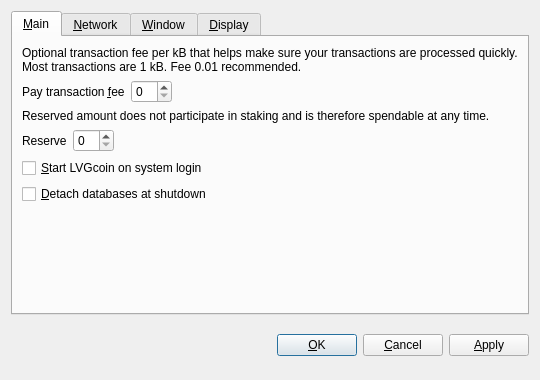
<?xml version="1.0" encoding="UTF-8"?>
<ui version="4.0">
 <class>OptionsDialog</class>
 <widget class="QDialog" name="OptionsDialog">
  <property name="geometry">
   <rect>
    <x>0</x>
    <y>0</y>
    <width>540</width>
    <height>380</height>
   </rect>
  </property>
  <property name="windowTitle">
   <string>Options</string>
  </property>
  <property name="modal">
   <bool>true</bool>
  </property>
  <layout class="QVBoxLayout" name="verticalLayout">
   <item>
    <widget class="QTabWidget" name="tabWidget">
     <property name="tabPosition">
      <enum>QTabWidget::North</enum>
     </property>
     <property name="currentIndex">
      <number>0</number>
     </property>
     <widget class="QWidget" name="tabMain">
      <attribute name="title">
       <string>&amp;Main</string>
      </attribute>
      <layout class="QVBoxLayout" name="verticalLayout_Main">
       <item>
        <widget class="QLabel" name="transactionFeeInfoLabel">
         <property name="text">
          <string>Optional transaction fee per kB that helps make sure your transactions are processed quickly. Most transactions are 1 kB. Fee 0.01 recommended.</string>
         </property>
         <property name="textFormat">
          <enum>Qt::PlainText</enum>
         </property>
         <property name="wordWrap">
          <bool>true</bool>
         </property>
        </widget>
       </item>
       <item>
        <layout class="QHBoxLayout" name="horizontalLayoutFee">
         <item>
          <widget class="QLabel" name="transactionFeeLabel">
           <property name="text">
            <string>Pay transaction &amp;fee</string>
           </property>
           <property name="textFormat">
            <enum>Qt::PlainText</enum>
           </property>
           <property name="buddy">
            <cstring>transactionFee</cstring>
           </property>
          </widget>
         </item>
         <item>
          <widget class="BitcoinAmountField" name="transactionFee"/>
         </item>
         <item>
          <spacer name="horizontalSpacerFee">
           <property name="orientation">
            <enum>Qt::Horizontal</enum>
           </property>
           <property name="sizeHint" stdset="0">
            <size>
             <width>40</width>
             <height>20</height>
            </size>
           </property>
          </spacer>
         </item>
        </layout>
       </item>
       <item>
        <widget class="QLabel" name="reserveBalanceInfoLabel">
         <property name="text">
          <string>Reserved amount does not participate in staking and is therefore spendable at any time.</string>
         </property>
         <property name="textFormat">
          <enum>Qt::PlainText</enum>
         </property>
         <property name="wordWrap">
          <bool>true</bool>
         </property>
        </widget>
       </item>
       <item>
        <layout class="QHBoxLayout" name="horizontalLayoutReserveBalance">
         <item>
          <widget class="QLabel" name="reserveBalanceLabel">
           <property name="text">
            <string>Reserve</string>
           </property>
           <property name="textFormat">
            <enum>Qt::PlainText</enum>
           </property>
           <property name="buddy">
            <cstring>reserveBalance</cstring>
           </property>
          </widget>
         </item>
         <item>
          <widget class="BitcoinAmountField" name="reserveBalance"/>
         </item>
         <item>
          <spacer name="horizontalSpacerReserveBalance">
           <property name="orientation">
            <enum>Qt::Horizontal</enum>
           </property>
           <property name="sizeHint" stdset="0">
            <size>
             <width>40</width>
             <height>20</height>
            </size>
           </property>
          </spacer>
         </item>
        </layout>
       </item>
       <item>
        <widget class="QCheckBox" name="bitcoinAtStartup">
         <property name="toolTip">
          <string>Automatically start LVGcoin after logging in to the system.</string>
         </property>
         <property name="text">
          <string>&amp;Start LVGcoin on system login</string>
         </property>
        </widget>
       </item>
       <item>
        <widget class="QCheckBox" name="detachDatabases">
         <property name="toolTip">
          <string>Detach block and address databases at shutdown. This means they can be moved to another data directory, but it slows down shutdown. The wallet is always detached.</string>
         </property>
         <property name="text">
          <string>&amp;Detach databases at shutdown</string>
         </property>
        </widget>
       </item>
       <item>
        <spacer name="verticalSpacer_Main">
         <property name="orientation">
          <enum>Qt::Vertical</enum>
         </property>
         <property name="sizeHint" stdset="0">
          <size>
           <width>20</width>
           <height>40</height>
          </size>
         </property>
        </spacer>
       </item>
      </layout>
     </widget>
     <widget class="QWidget" name="tabNetwork">
      <attribute name="title">
       <string>&amp;Network</string>
      </attribute>
      <layout class="QVBoxLayout" name="verticalLayout_Network">
       <item>
        <widget class="QCheckBox" name="mapPortUpnp">
         <property name="toolTip">
          <string>Automatically open the LVGcoin client port on the router. This only works when your router supports UPnP and it is enabled.</string>
         </property>
         <property name="text">
          <string>Map port using &amp;UPnP</string>
         </property>
        </widget>
       </item>
       <item>
        <widget class="QCheckBox" name="connectSocks">
         <property name="toolTip">
          <string>Connect to the LVGcoin network through a SOCKS proxy (e.g. when connecting through Tor).</string>
         </property>
         <property name="text">
          <string>&amp;Connect through SOCKS proxy:</string>
         </property>
        </widget>
       </item>
       <item>
        <layout class="QHBoxLayout" name="horizontalLayout_Network">
         <item>
          <widget class="QLabel" name="proxyIpLabel">
           <property name="text">
            <string>Proxy &amp;IP:</string>
           </property>
           <property name="textFormat">
            <enum>Qt::PlainText</enum>
           </property>
           <property name="buddy">
            <cstring>proxyIp</cstring>
           </property>
          </widget>
         </item>
         <item>
          <widget class="QValidatedLineEdit" name="proxyIp">
           <property name="maximumSize">
            <size>
             <width>140</width>
             <height>16777215</height>
            </size>
           </property>
           <property name="toolTip">
            <string>IP address of the proxy (e.g. 127.0.0.1)</string>
           </property>
          </widget>
         </item>
         <item>
          <widget class="QLabel" name="proxyPortLabel">
           <property name="text">
            <string>&amp;Port:</string>
           </property>
           <property name="textFormat">
            <enum>Qt::PlainText</enum>
           </property>
           <property name="buddy">
            <cstring>proxyPort</cstring>
           </property>
          </widget>
         </item>
         <item>
          <widget class="QLineEdit" name="proxyPort">
           <property name="maximumSize">
            <size>
             <width>55</width>
             <height>16777215</height>
            </size>
           </property>
           <property name="toolTip">
            <string>Port of the proxy (e.g. 9050)</string>
           </property>
          </widget>
         </item>
         <item>
          <widget class="QLabel" name="socksVersionLabel">
           <property name="text">
            <string>SOCKS &amp;Version:</string>
           </property>
           <property name="textFormat">
            <enum>Qt::PlainText</enum>
           </property>
           <property name="buddy">
            <cstring>socksVersion</cstring>
           </property>
          </widget>
         </item>
         <item>
          <widget class="QValueComboBox" name="socksVersion">
           <property name="toolTip">
            <string>SOCKS version of the proxy (e.g. 5)</string>
           </property>
          </widget>
         </item>
         <item>
          <spacer name="horizontalSpacer_Network">
           <property name="orientation">
            <enum>Qt::Horizontal</enum>
           </property>
           <property name="sizeHint" stdset="0">
            <size>
             <width>40</width>
             <height>20</height>
            </size>
           </property>
          </spacer>
         </item>
        </layout>
       </item>
       <item>
        <spacer name="verticalSpacer_Network">
         <property name="orientation">
          <enum>Qt::Vertical</enum>
         </property>
         <property name="sizeHint" stdset="0">
          <size>
           <width>20</width>
           <height>40</height>
          </size>
         </property>
        </spacer>
       </item>
      </layout>
     </widget>
     <widget class="QWidget" name="tabWindow">
      <attribute name="title">
       <string>&amp;Window</string>
      </attribute>
      <layout class="QVBoxLayout" name="verticalLayout_Window">
       <item>
        <widget class="QCheckBox" name="minimizeToTray">
         <property name="toolTip">
          <string>Show only a tray icon after minimizing the window.</string>
         </property>
         <property name="text">
          <string>&amp;Minimize to the tray instead of the taskbar</string>
         </property>
        </widget>
       </item>
       <item>
        <widget class="QCheckBox" name="minimizeOnClose">
         <property name="toolTip">
          <string>Minimize instead of exit the application when the window is closed. When this option is enabled, the application will be closed only after selecting Quit in the menu.</string>
         </property>
         <property name="text">
          <string>M&amp;inimize on close</string>
         </property>
        </widget>
       </item>
       <item>
        <spacer name="verticalSpacer_Window">
         <property name="orientation">
          <enum>Qt::Vertical</enum>
         </property>
         <property name="sizeHint" stdset="0">
          <size>
           <width>20</width>
           <height>40</height>
          </size>
         </property>
        </spacer>
       </item>
      </layout>
     </widget>
     <widget class="QWidget" name="tabDisplay">
      <attribute name="title">
       <string>&amp;Display</string>
      </attribute>
      <layout class="QVBoxLayout" name="verticalLayout_Display">
       <item>
        <layout class="QHBoxLayout" name="horizontalLayout_1_Display">
         <item>
          <widget class="QLabel" name="langLabel">
           <property name="text">
            <string>User Interface &amp;language:</string>
           </property>
           <property name="textFormat">
            <enum>Qt::PlainText</enum>
           </property>
           <property name="buddy">
            <cstring>lang</cstring>
           </property>
          </widget>
         </item>
         <item>
          <widget class="QValueComboBox" name="lang">
           <property name="toolTip">
            <string>The user interface language can be set here. This setting will take effect after restarting LVGcoin.</string>
           </property>
          </widget>
         </item>
        </layout>
       </item>
       <item>
        <layout class="QHBoxLayout" name="horizontalLayout_2_Display">
         <item>
          <widget class="QLabel" name="unitLabel">
           <property name="text">
            <string>&amp;Unit to show amounts in:</string>
           </property>
           <property name="textFormat">
            <enum>Qt::PlainText</enum>
           </property>
           <property name="buddy">
            <cstring>unit</cstring>
           </property>
          </widget>
         </item>
         <item>
          <widget class="QValueComboBox" name="unit">
           <property name="toolTip">
            <string>Choose the default subdivision unit to show in the interface and when sending coins.</string>
           </property>
          </widget>
         </item>
        </layout>
       </item>
       <item>
        <widget class="QCheckBox" name="displayAddresses">
         <property name="toolTip">
          <string>Whether to show LVGcoin addresses in the transaction list or not.</string>
         </property>
         <property name="text">
          <string>&amp;Display addresses in transaction list</string>
         </property>
        </widget>
       </item>
       <item>
        <widget class="QCheckBox" name="coinControlFeatures">
         <property name="toolTip">
          <string>Whether to show coin control features or not.</string>
         </property>
         <property name="text">
          <string>Display coin &amp;control features (experts only!)</string>
         </property>
        </widget>
       </item>
       <item>
        <spacer name="verticalSpacer_Display">
         <property name="orientation">
          <enum>Qt::Vertical</enum>
         </property>
         <property name="sizeHint" stdset="0">
          <size>
           <width>20</width>
           <height>40</height>
          </size>
         </property>
        </spacer>
       </item>
      </layout>
     </widget>
    </widget>
   </item>
   <item>
    <layout class="QHBoxLayout" name="horizontalLayout_Buttons">
     <item>
      <spacer name="horizontalSpacer_1">
       <property name="orientation">
        <enum>Qt::Horizontal</enum>
       </property>
       <property name="sizeHint" stdset="0">
        <size>
         <width>40</width>
         <height>48</height>
        </size>
       </property>
      </spacer>
     </item>
     <item>
      <widget class="QLabel" name="statusLabel">
       <property name="font">
        <font>
         <weight>75</weight>
         <bold>true</bold>
        </font>
       </property>
       <property name="text">
        <string/>
       </property>
       <property name="textFormat">
        <enum>Qt::PlainText</enum>
       </property>
       <property name="wordWrap">
        <bool>true</bool>
       </property>
      </widget>
     </item>
     <item>
      <spacer name="horizontalSpacer_2">
       <property name="orientation">
        <enum>Qt::Horizontal</enum>
       </property>
       <property name="sizeHint" stdset="0">
        <size>
         <width>40</width>
         <height>48</height>
        </size>
       </property>
      </spacer>
     </item>
     <item>
      <widget class="QPushButton" name="okButton">
       <property name="text">
        <string>&amp;OK</string>
       </property>
      </widget>
     </item>
     <item>
      <widget class="QPushButton" name="cancelButton">
       <property name="text">
        <string>&amp;Cancel</string>
       </property>
       <property name="autoDefault">
        <bool>false</bool>
       </property>
      </widget>
     </item>
     <item>
      <widget class="QPushButton" name="applyButton">
       <property name="text">
        <string>&amp;Apply</string>
       </property>
       <property name="autoDefault">
        <bool>false</bool>
       </property>
      </widget>
     </item>
    </layout>
   </item>
  </layout>
 </widget>
 <customwidgets>
  <customwidget>
   <class>BitcoinAmountField</class>
   <extends>QSpinBox</extends>
   <header>bitcoinamountfield.h</header>
  </customwidget>
  <customwidget>
   <class>QValueComboBox</class>
   <extends>QComboBox</extends>
   <header>qvaluecombobox.h</header>
  </customwidget>
  <customwidget>
   <class>QValidatedLineEdit</class>
   <extends>QLineEdit</extends>
   <header>qvalidatedlineedit.h</header>
  </customwidget>
 </customwidgets>
 <resources/>
 <connections/>
</ui>
